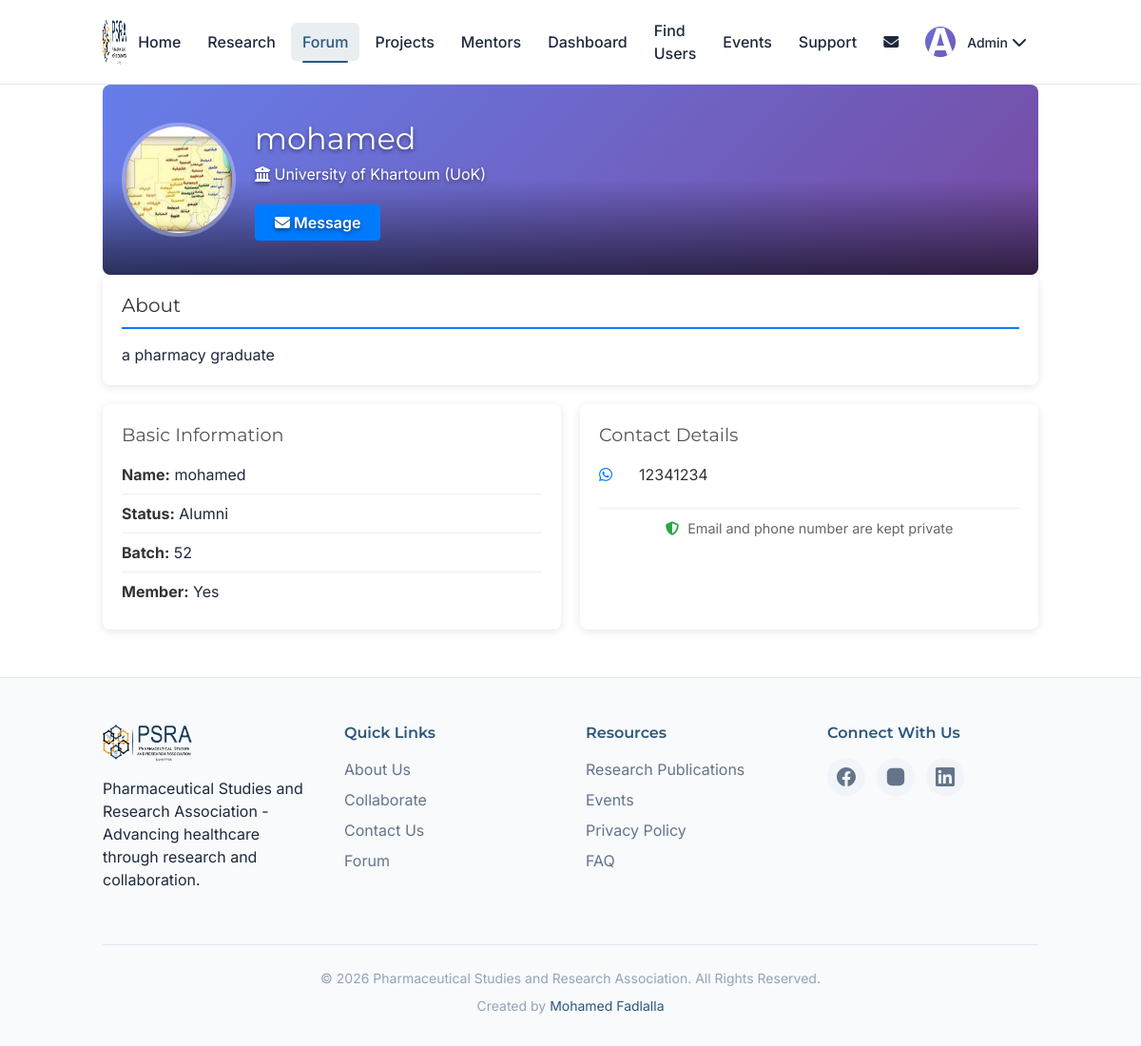
/forum/user/2 (signed in), run on the app's committed database.
### models.py (models this page shows, shortened)
class Profile(db.Model):
    __tablename__ = 'profiles'
    id = db.Column(db.Integer, primary_key=True)
    user_id = db.Column(db.Integer, db.ForeignKey('user.id', ondelete='CASCADE'), unique=True, nullable=False)
    full_name = db.Column(db.String(200), nullable=False)
    bio = db.Column(db.Text, nullable=True)
    profile_picture_url = db.Column(db.Text, nullable=True)
    department_id = db.Column(db.Integer, db.ForeignKey('departments.id'), nullable=True)
    university_id = db.Column(db.Integer, db.ForeignKey('universities.id'), nullable=True)
    headline = db.Column(db.String(200), nullable=True)
    location = db.Column(db.String(100), nullable=True)
    linkedin_url = db.Column(db.String(200), nullable=True)
    website_url = db.Column(db.String(200), nullable=True)
    languages = db.Column(db.Text, nullable=True)
    certifications = db.Column(db.Text, nullable=True)
    projects = db.Column(db.Text, nullable=True)
    publications = db.Column(db.Text, nullable=True)
    professional_summary = db.Column(db.Text, nullable=True)
    education = db.Column(db.Text, nullable=True)
    experience = db.Column(db.Text, nullable=True)
    created_at = db.Column(db.DateTime, default=datetime.utcnow)
    user = db.relationship('User', back_populates='profile')
    department = db.relationship('Department', back_populates='profiles')
    university = db.relationship('University', back_populates='profiles')

class University(db.Model):
    __tablename__ = 'universities'
    id = db.Column(db.Integer, primary_key=True)
    name = db.Column(db.String(200), nullable=False)
    abbreviation = db.Column(db.String(20), nullable=True)
    location = db.Column(db.String(100), nullable=True)
    is_active = db.Column(db.Boolean, default=True)
    created_at = db.Column(db.DateTime, default=datetime.utcnow)
    profiles = db.relationship('Profile', back_populates='university', lazy=True)
    departments = db.relationship('Department', back_populates='university', lazy=True)

class User(UserMixin, db.Model):
    id = db.Column(db.Integer, primary_key=True)
    email = db.Column(db.String(120), unique=True, nullable=False)
    password_hash = db.Column(db.String(255), nullable=True)
    google_id = db.Column(db.String(100), unique=True, nullable=True)
    batch_number = db.Column(db.Integer, nullable=True)
    phone_number = db.Column(db.String(20), nullable=True)
    whatsapp_number = db.Column(db.String(20), nullable=True)
    is_member = db.Column(db.Boolean, default=False)
    is_admin = db.Column(db.Boolean, default=False)
    email_notifications_enabled = db.Column(db.Boolean, default=True)
    event_reminders_enabled = db.Column(db.Boolean, default=True)
    new_research_alerts_enabled = db.Column(db.Boolean, default=True)
    created_at = db.Column(db.DateTime, default=datetime.utcnow)
    role = db.Column(db.Enum(UserRole), nullable=False, default=UserRole.STUDENT)
    user_skills = db.relationship('UserSkill', back_populates='user', cascade='all, delete-orphan')
    profile = db.relationship('Profile', back_populates='user', uselist=False, cascade='all, delete-orphan')
    student_profile = db.relationship('StudentProfile', back_populates='user', uselist=False, cascade='all, delete-orphan')
    alumni_profile = db.relationship('AlumniProfile', back_populates='user', uselist=False, cascade='all, delete-orphan')
    researcher_profile = db.relationship('ResearcherProfile', back_populates='user', uselist=False, cascade='all, delete-orphan')
    posts = db.relationship('Post', backref='author', lazy=True, cascade='all, delete-orphan')
    comments = db.relationship('Comment', backref='author', lazy=True, cascade='all, delete-orphan')
    likes = db.relationship('Like', backref='user', lazy=True, cascade='all, delete-orphan')
    events = db.relationship('Event', backref='creator', lazy=True, cascade='all, delete-orphan')
    @property
    def name(self):
        return self.profile.full_name if self.profile else "Unknown User"
    @property
    def status(self):
        return self.role.value if self.role else 'student'
    @property
    def headline(self):
        return self.profile.headline if self.profile else None
    @property
    def location(self):
        return self.profile.location if self.profile else None
    @property
    def about(self):
        return self.profile.bio if self.profile else None
    @property
    def profile_picture_url(self):
        return self.profile.profile_picture_url if self.profile else None
    @property
    def linkedin_url(self):
        return self.profile.linkedin_url if self.profile else None
    @property
    def website_url(self):
        return self.profile.website_url if self.profile else None
    @property
    def languages(self):
        return self.profile.languages if self.profile else None
    @property
    def certifications(self):
        return self.profile.certifications if self.profile else None
    @property
    def projects(self):
        return self.profile.projects if self.profile else None
    @property
    def publications(self):
        return self.profile.publications if self.profile else None
    @property
    def professional_summary(self):
        return self.profile.professional_summary if self.profile else None
    @property
    def education(self):
        return self.profile.education if self.profile else '[]'
    @property
    def experience(self):
        return self.profile.experience if self.profile else '[]'
    @property
    def skills(self):
        if not self.user_skills:
            return ""
        return ",".join([us.skill.name for us in self.user_skills if us.skill])

### forum/routes.py (the view)
@forum_bp.route('/user/<int:user_id>')
@login_required
def user_profile(user_id):
    user = User.query.get_or_404(user_id)
    if user.id == current_user.id:
        return redirect(url_for('forum.profile'))
    combined_experience = get_user_timeline(user)
    return render_template('user_profile.html', user=user, experience_entries=combined_experience)

### templates/user_profile.html (shortened to what this page needs)
{% extends "base.html" %}
{% block content %}
<div class="container">
    <div class="profile-header">
        <div class="cover-photo" style="background: linear-gradient(135deg, #667eea 0%, #764ba2 100%);">
            <div class="profile-content-wrapper">
                <div class="profile-avatar">
                    {% if user.profile_picture_url %}
                    <img src="{{ user.profile_picture_url }}" alt="{{ user.name }}'s profile picture" class="avatar-image">
                    {% else %}
                    <div class="avatar-placeholder">
                        {{ user.name[0].upper() }}
                    </div>
                    {% endif %}
                </div>
                <div class="profile-info">
                    <h1>{{ user.name }}</h1>
                    {% if user.profile and user.profile.university %}
                    <p class="university"><i class="fas fa-university"></i> {{ user.profile.university.name }}{% if user.profile.university.abbreviation %} ({{ user.profile.university.abbreviation }}){% endif %}</p>
                    {% endif %}
                    <div class="profile-actions">
                        <a href="{{ url_for('forum.send_message', user_id=user.id) }}" class="btn btn-primary message-btn">
                            <i class="fas fa-envelope"></i> Message
                        </a>
                    </div>
                </div>
            </div>
    </div>
    <div class="profile-content">
        <div class="profile-section">
            <h2>About</h2>
            {% if user.about %}
            <p>{{ user.about }}</p>
            {% else %}
            <p class="no-info">No about information provided.</p>
            {% endif %}
        </div>
        <div class="profile-grid">
            <div class="profile-section">
                <h3>Basic Information</h3>
                <ul class="info-list">
                    <li><strong>Name:</strong> {{ user.name }}</li>
                    <li><strong>Status:</strong> {{ user.status.title() }}</li>
                    {% if user.batch_number %}
                    <li><strong>Batch:</strong> {{ user.batch_number }}</li>
                    {% endif %}
                    {% if user.is_member %}
                    <li><strong>Member:</strong> Yes</li>
                    {% else %}
                    <li><strong>Member:</strong> No</li>
                    {% endif %}
                </ul>
            </div>
            <div class="profile-section">
                <h3>Contact Details</h3>
                <ul class="contact-list">
                    {% if user.whatsapp_number %}
                    <li><i class="fab fa-whatsapp"></i> <a href="https://wa.me/{{ user.whatsapp_number|replace('+', '')|replace(' ', '') }}" target="_blank">{{ user.whatsapp_number }}</a></li>
                    {% endif %}
                </ul>
                <p class="privacy-note"><i class="fas fa-shield-alt"></i> Email and phone number are kept private</p>
            </div>
        </div>
    </div>
</div>
{% endblock %}

### templates/base.html (shortened to what this page needs)
<!DOCTYPE html>
<html lang="en">
<head>
    <script src="https://cdn.tailwindcss.com"></script>
    <link rel="stylesheet" href="{{ url_for('static', filename='css/style.css') }}">
    <link rel="stylesheet" href="https://cdnjs.cloudflare.com/ajax/libs/font-awesome/6.4.0/css/all.min.css" />
</head>
<body>
    <header class="header" id="header">
        <div class="container">
            <div class="logo">
                <a href="{{ url_for('home') }}" aria-label="PSRA Home">
                    <img src="{{ url_for('static', filename='images/logo.png') }}" alt="PSRA Logo">
                </a>
            </div>
            <nav class="nav-main" id="main-nav" role="navigation" aria-label="Main navigation">
                <ul class="nav-list">
                    <li class="hidden md:block"><a href="{{ url_for('home') }}" class="nav-link {% if request.endpoint == 'home' %}active{% endif %}">Home</a></li>
                    <li><a href="{{ url_for('research') }}" class="nav-link {% if request.endpoint == 'research' %}active{% endif %}">Research</a></li>
                    <li class="hidden md:block"><a href="{{ url_for('forum.forum_main') }}" class="nav-link {% if 'forum' in request.endpoint and 'login' not in request.endpoint and 'register' not in request.endpoint %}active{% endif %}">Forum</a></li>
                    <li><a href="{{ url_for('hub.browse_projects') }}" class="nav-link {% if 'projects' in request.endpoint %}active{% endif %}">Projects</a></li>
                    <li><a href="{{ url_for('hub.browse_mentors') }}" class="nav-link {% if 'mentors' in request.endpoint %}active{% endif %}">Mentors</a></li>
                    {% if current_user.is_authenticated %}
                    <li><a href="{{ url_for('dashboard') }}" class="nav-link {% if request.endpoint == 'dashboard' %}active{% endif %}">Dashboard</a></li>
                    <li><a href="{{ url_for('forum.users') }}" class="nav-link {% if request.endpoint == 'forum.users' %}active{% endif %}">Find Users</a></li>
                    {% endif %}
                    <li><a href="{{ url_for('events') }}" class="nav-link {% if request.endpoint == 'events' %}active{% endif %}">Events</a></li>
                    <li><a href="{{ url_for('support') }}" class="nav-link {% if request.endpoint == 'support' %}active{% endif %}">Support</a></li>
                    {% if current_user.is_authenticated %}
                    <li class="nav-item-relative hidden md:block">
                        <a href="{{ url_for('forum.messages') }}" class="nav-link " aria-label="Messages">
                            <i class="fas fa-envelope"></i>
                        </a>
                    </li>
                    <li class="nav-dropdown">
                        <button class="nav-link user-dropdown-toggle" aria-expanded="false" aria-haspopup="true">
                            <div class="avatar avatar-sm">
                                {% if current_user.profile_picture_url %}
                                <img src="{{ current_user.profile_picture_url }}" alt="{{ current_user.name }}'s profile picture">
                                {% else %}
                                <span class="avatar-placeholder">{{ current_user.name[0].upper() }}</span>
                                {% endif %}
                            </div>
                            <span class="user-name">{{ current_user.name.split()[0] }}</span>
                            <i class="fas fa-chevron-down"></i>
                        </button>
                    </li>
                    {% endif %}
                </ul>
            </nav>
        </div>
    </header>
    <main id="main-content">
        {% block content %}{% endblock %}
    </main>
    <footer class="footer">
        <div class="container">
            <div class="footer-grid">
                <div class="footer-column">
                    <img src="{{ url_for('static', filename='images/logo.png') }}" alt="PSRA Logo" class="footer-logo">
                    <p>Pharmaceutical Studies and Research Association - Advancing healthcare through research and collaboration.</p>
                </div>
                <div class="footer-column">
                    <h4 class="footer-title">Quick Links</h4>
                    <ul class="footer-links">
                        <li><a href="{{ url_for('about') }}">About Us</a></li>
                        <li><a href="{{ url_for('collaborate') }}">Collaborate</a></li>
                        <li><a href="{{ url_for('contact') }}">Contact Us</a></li>
                        <li><a href="{{ url_for('forum.forum_main') }}">Forum</a></li>
                    </ul>
                </div>
                <div class="footer-column">
                    <h4 class="footer-title">Resources</h4>
                    <ul class="footer-links">
                        <li><a href="{{ url_for('research') }}">Research Publications</a></li>
                        <li><a href="{{ url_for('events') }}">Events</a></li>
                        <li><a href="{{ url_for('privacy') }}">Privacy Policy</a></li>
                        <li><a href="{{ url_for('faq') }}">FAQ</a></li>
                    </ul>
                </div>
                <div class="footer-column">
                    <h4 class="footer-title">Connect With Us</h4>
                    <div class="social-icons">
                        <a href="https://www.facebook.com/fpsauofk" target="_blank" rel="noopener noreferrer" class="social-icon facebook" aria-label="Facebook">
                        </a>
                        <a href="https://www.instagram.com/fpsauofk" target="_blank" rel="noopener noreferrer" class="social-icon instagram" aria-label="Instagram">
                        </a>
                        <a href="https://linkedin.com/in/faculty-of-pharmacy-students-association-uofk-96337621a" target="_blank" rel="noopener noreferrer" class="social-icon linkedin" aria-label="LinkedIn">
                        </a>
                    </div>
                </div>
            </div>
            <div class="footer-bottom">
                <p>&copy; {{ now.year if now else 2026 }} Pharmaceutical Studies and Research Association. All Rights Reserved.</p>
                <p>Created by <a href="https://mohamedfadlalla.github.io" target="_blank" rel="noopener noreferrer">Mohamed Fadlalla</a></p>
            </div>
        </div>
    </footer>
</body>
</html>

### data on the page
Profile: full_name "A", name "Admin"
Profile: profile_picture_url (picture), name "mohamed", about "a pharmacy graduate"
University: profile.university.name "University of Khartoum", profile.university.abbreviation "UoK"
User: status "Alumni", batch_number "52", whatsapp_number "12341234"

### other printed values
{{ now.year if now else 2026 }} "2026"
